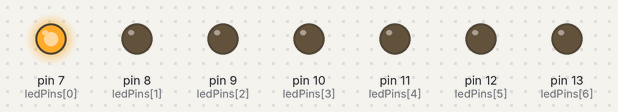
Recording of a sketch running on a simulated Arduino Uno, built with avr-gcc and run on an emulated ATmega328P. Parts: output pins drawn as LEDs (lit = HIGH).

Above: at 0.04 s.
At 0.49 s:
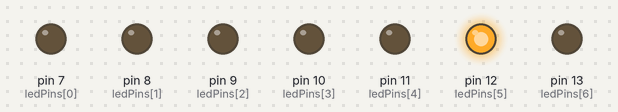
At 0.94 s:
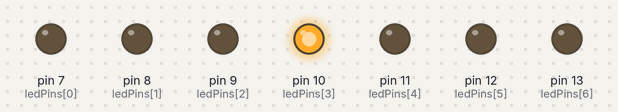
At 1.39 s:
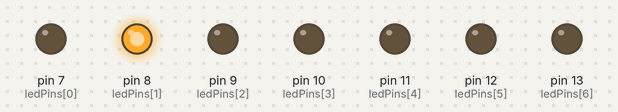
At 1.89 s:
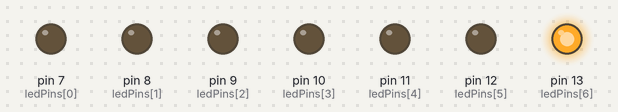
At 2.92 s:
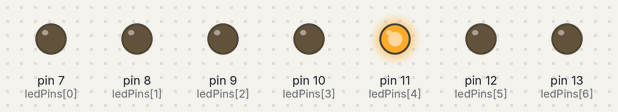
Timing chart, 0 to 3.2 s (numbered marks = the images above):
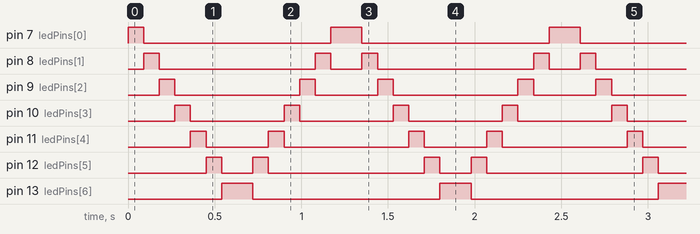

The sketch:

Projekt_5_1.ino
```cpp
int ledPins[] = { 7, 8, 9, 10, 11, 12, 13 };
int delayTime = 90;

void setup()
{
  for (int i = 0; i < 7; i++)
  {
    pinMode(ledPins[i], OUTPUT);
  }
}

void loop()
{
  for (int i = 0; i < 7; i++)
  {
    blink(ledPins[i]);
  }

  for (int i = 6; i >= 0; i--)
  {
    blink(ledPins[i]);
  }
}

void blink(int pin)
{
  digitalWrite(pin, HIGH);
  delay(delayTime);
  digitalWrite(pin, LOW);
}
```

Measured:
- by itself, pin 7 (ledPins[0]): repeats every 1.3 s: LOW 1.1 s, HIGH 0.18 s
- by itself, pin 8 (ledPins[1]): repeats every 1.3 s: LOW 0.90 s, HIGH 0.09 s, LOW 0.18 s, HIGH 0.09 s
- by itself, pin 9 (ledPins[2]): repeats every 1.3 s: LOW 0.72 s, HIGH 0.09 s, LOW 0.36 s, HIGH 0.09 s
- by itself, pin 10 (ledPins[3]): alternates HIGH for 0.09 s and LOW for 0.54 s
- by itself, pin 11 (ledPins[4]): repeats every 1.3 s: LOW 0.36 s, HIGH 0.09 s, LOW 0.72 s, HIGH 0.09 s
- by itself, pin 12 (ledPins[5]): repeats every 1.3 s: LOW 0.18 s, HIGH 0.09 s, LOW 0.90 s, HIGH 0.09 s
- by itself, pin 13 (ledPins[6]): alternates HIGH for 0.18 s and LOW for 1.1 s
